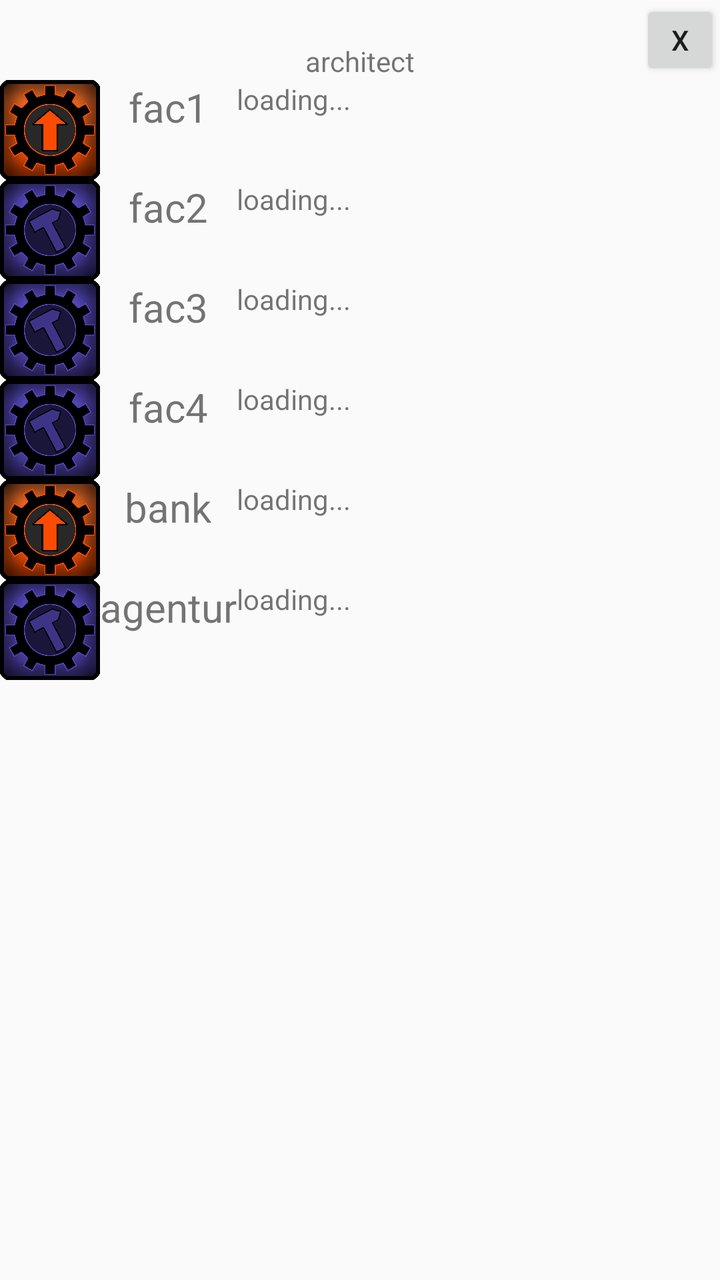
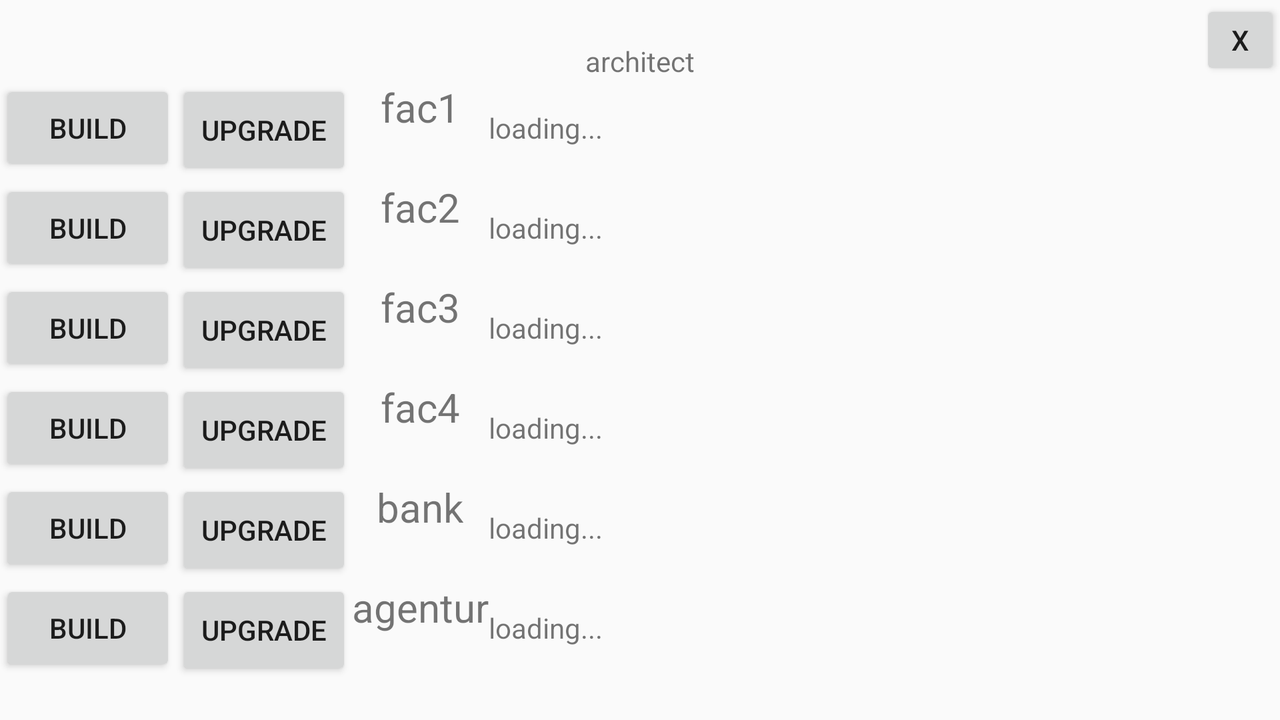

First picture: res/layout/ on a phone held upright. Second picture: the repository's own variant of that layout, on a device whose configuration matches the variant's folder. Source for both follows.
<!-- AndroidManifest.xml: application theme AppTheme -->
<!-- res/layout/bauhausdialog.xml -->
<?xml version="1.0" encoding="utf-8"?>
<RelativeLayout
    android:layout_width="match_parent"
    android:layout_height="match_parent"
    xmlns:android="http://schemas.android.com/apk/res/android"
    >




    <ScrollView

        android:orientation="vertical"
        android:layout_width="match_parent"
        android:layout_height="match_parent"
        android:layout_below="@+id/closeBauhaus">
    <TableLayout
        android:layout_width="match_parent"
        android:layout_height="match_parent"
        android:orientation="vertical">

        //Fabrik1
    <TableRow
        android:layout_width="match_parent"
        android:layout_height="match_parent">
        <Button
            android:layout_width="50dp"
            android:layout_height="50dp"
            android:id="@+id/upgradefab1"
            android:layout_gravity="right"
            android:layout_alignParentTop="true"
            android:layout_alignParentRight="true"
            android:layout_alignParentEnd="true"
            android:background="@drawable/levelupbtns" />


        <TextView
        android:layout_width="wrap_content"
        android:layout_height="50dp"
        android:text="fac1"
        android:id="@+id/leveltextfabr1"
        android:layout_gravity="center_horizontal"
        android:textAlignment="center"
        android:textSize="20dp" />

        <TextView
            android:layout_width="wrap_content"
            android:layout_height="wrap_content"
            android:text="loading..."
            android:id="@+id/upcdfab1"
            android:layout_column="5" />

    </TableRow>

        //Fabrik2
        <TableRow
            android:layout_width="match_parent"
            android:layout_height="match_parent">



            <Button
                android:layout_width="50dp"
                android:layout_height="50dp"
                android:id="@+id/upgradefab2"
                android:layout_gravity="right"
                android:layout_alignParentTop="true"
                android:layout_alignParentRight="true"
                android:layout_alignParentEnd="true"
                android:background="@drawable/buildbtns" />

            <TextView
                android:layout_width="wrap_content"
                android:layout_height="50dp"
                android:text="fac2"
                android:id="@+id/leveltextfabr2"
                android:layout_gravity="center_horizontal"
                android:textAlignment="center"
                android:textSize="20dp" />

            <TextView
                android:layout_width="wrap_content"
                android:layout_height="wrap_content"
                android:text="loading..."
                android:id="@+id/upcdfab2"
                android:layout_column="5" />

        </TableRow>

    //Fabrik 3
        <TableRow
            android:layout_width="match_parent"
            android:layout_height="match_parent">



            <Button
                android:layout_width="50dp"
                android:layout_height="50dp"
                android:id="@+id/upgradefab3"
                android:layout_gravity="right"
                android:layout_alignParentTop="true"
                android:layout_alignParentRight="true"
                android:layout_alignParentEnd="true"
                android:background="@drawable/buildbtns" />

            <TextView
                android:layout_width="wrap_content"
                android:layout_height="50dp"
                android:text="fac3"
                android:id="@+id/leveltextfabr3"
                android:layout_gravity="center_horizontal"
                android:textAlignment="center"
                android:textSize="20dp" />

            <TextView
                android:layout_width="wrap_content"
                android:layout_height="wrap_content"
                android:text="loading..."
                android:id="@+id/upcdfab3"
                android:layout_column="5" />

        </TableRow>

    //Fabrik4
        <TableRow
            android:layout_width="match_parent"
            android:layout_height="match_parent">



            <Button
                android:layout_width="50dp"
                android:layout_height="50dp"
                android:id="@+id/upgradefab4"
                android:layout_gravity="right"
                android:layout_alignParentTop="true"
                android:layout_alignParentRight="true"
                android:layout_alignParentEnd="true"
                android:background="@drawable/buildbtns" />

            <TextView
                android:layout_width="wrap_content"
                android:layout_height="50dp"
                android:text="fac4"
                android:id="@+id/leveltextfabr4"
                android:layout_gravity="center_horizontal"
                android:textAlignment="center"
                android:textSize="20dp" />

            <TextView
                android:layout_width="wrap_content"
                android:layout_height="wrap_content"
                android:text="loading..."
                android:id="@+id/upcdfab4"
                android:layout_column="5" />

        </TableRow>

        //Bank
        <TableRow
            android:layout_width="match_parent"
            android:layout_height="match_parent">



            <Button
                android:layout_width="50dp"
                android:layout_height="50dp"
                android:id="@+id/upgradeBank"
                android:layout_gravity="right"
                android:layout_alignParentTop="true"
                android:layout_alignParentRight="true"
                android:layout_alignParentEnd="true"
                android:background="@drawable/levelupbtns" />

            <TextView
                android:layout_width="wrap_content"
                android:layout_height="50dp"
                android:text="@string/bank"
                android:id="@+id/leveltextBank"
                android:layout_gravity="center_horizontal"
                android:textAlignment="center"
                android:textSize="20dp" />

            <TextView
                android:layout_width="wrap_content"
                android:layout_height="wrap_content"
                android:text="loading..."
                android:id="@+id/upcdBank"
                android:layout_column="5" />

        </TableRow>


        <TableRow
            android:layout_width="match_parent"
            android:layout_height="match_parent">



            <Button
                android:layout_width="50dp"
                android:layout_height="50dp"
                android:id="@+id/upgradeAgentur"
                android:layout_gravity="right"
                android:layout_alignParentTop="true"
                android:layout_alignParentRight="true"
                android:layout_alignParentEnd="true"
                android:background="@drawable/buildbtns" />

            <TextView
                android:layout_width="wrap_content"
                android:layout_height="50dp"
                android:text="agentur"
                android:id="@+id/leveltextAgentur"
                android:layout_gravity="center_horizontal"
                android:textAlignment="center"
                android:textSize="20dp" />

            <TextView
                android:layout_width="wrap_content"
                android:layout_height="wrap_content"
                android:text="loading..."
                android:id="@+id/upcdAgentur"
                android:layout_column="5" />

        </TableRow>

    </TableLayout>
    </ScrollView>

    <Button
        android:layout_width="40dp"
        android:layout_height="40dp"
        android:text="x"
        android:id="@+id/closeBauhaus"
        android:layout_alignParentTop="true"
        android:layout_alignParentRight="true"
        android:layout_alignParentEnd="true" />

    <TextView
        android:layout_width="wrap_content"
        android:layout_height="wrap_content"
        android:text="@string/architect"
        android:id="@+id/textView"
        android:layout_alignBottom="@+id/closeBauhaus"
        android:layout_centerHorizontal="true" />
</RelativeLayout>
<!-- resources referenced by this layout -->
<resources>
  <!-- drawable buildbtns (drawable-xxxhdpi) -->
  <?xml version="1.0" encoding="utf-8"?>
  <selector xmlns:android="http://schemas.android.com/apk/res/android">
      <item android:state_pressed="true"
          android:drawable="@mipmap/buildbtnpressed" /> 
      <item android:drawable="@mipmap/buildbtn" /> 
  </selector>
  <!-- drawable levelupbtns (drawable-xxxhdpi) -->
  <?xml version="1.0" encoding="utf-8"?>
  <selector xmlns:android="http://schemas.android.com/apk/res/android">
      <item android:state_pressed="true"
          android:drawable="@mipmap/levelupbtnpressed" /> 
      <item android:drawable="@mipmap/levelupbtn" /> 
  </selector>
  <string name="architect">architect </string>
  <string name="bank">bank </string>
  <style name="AppTheme" parent="Theme.AppCompat.Light.DarkActionBar">
          
          <item name="colorPrimary">@color/colorPrimary</item>
          <item name="colorPrimaryDark">@color/colorPrimaryDark</item>
          <item name="colorAccent">@color/colorAccent</item>
          </style>
</resources>
<!-- res/layout-land/bauhausdialog.xml (the repository's variant of the layout above) -->
<!-- drawn on the phone turned sideways -->
<?xml version="1.0" encoding="utf-8"?>
<RelativeLayout
    android:layout_width="match_parent"
    android:layout_height="match_parent"
    xmlns:android="http://schemas.android.com/apk/res/android"
    >




    <ScrollView

        android:orientation="vertical"
        android:layout_width="match_parent"
        android:layout_height="match_parent"
        android:layout_below="@+id/closeBauhaus">
    <TableLayout
        android:layout_width="match_parent"
        android:layout_height="match_parent"
        android:orientation="vertical">

        //Fabrik1
    <TableRow
        android:layout_width="match_parent"
        android:layout_height="match_parent">

        <Button
            android:layout_width="wrap_content"
            android:layout_height="wrap_content"
            android:text="build"
            android:id="@+id/buildfab1"
            android:clickable="false" />

        <Button
        android:layout_width="wrap_content"
        android:layout_height="50dp"
        android:text="UPGRADE"
        android:id="@+id/upgradefab1"
        android:layout_gravity="right"
        android:layout_alignParentTop="true"
        android:layout_alignParentRight="true"
        android:layout_alignParentEnd="true" />

    <TextView
        android:layout_width="wrap_content"
        android:layout_height="50dp"
        android:text="fac1"
        android:id="@+id/leveltextfabr1"
        android:layout_gravity="center_horizontal"
        android:textAlignment="center"
        android:textSize="20dp" />

        <TextView
            android:layout_width="wrap_content"
            android:layout_height="wrap_content"
            android:text="loading..."
            android:id="@+id/upcdfab1"
            android:layout_column="5" />

    </TableRow>

        //Fabrik2
        <TableRow
            android:layout_width="match_parent"
            android:layout_height="match_parent">

            <Button
                android:layout_width="wrap_content"
                android:layout_height="wrap_content"
                android:text="build"
                android:id="@+id/buildfab2"
                android:clickable="false" />

            <Button
                android:layout_width="wrap_content"
                android:layout_height="50dp"
                android:text="UPGRADE"
                android:id="@+id/upgradefab2"
                android:layout_gravity="right"
                android:layout_alignParentTop="true"
                android:layout_alignParentRight="true"
                android:layout_alignParentEnd="true" />

            <TextView
                android:layout_width="wrap_content"
                android:layout_height="50dp"
                android:text="fac2"
                android:id="@+id/leveltextfabr2"
                android:layout_gravity="center_horizontal"
                android:textAlignment="center"
                android:textSize="20dp" />

            <TextView
                android:layout_width="wrap_content"
                android:layout_height="wrap_content"
                android:text="loading..."
                android:id="@+id/upcdfab2"
                android:layout_column="5" />

        </TableRow>

    //Fabrik 3
        <TableRow
            android:layout_width="match_parent"
            android:layout_height="match_parent">

            <Button
                android:layout_width="wrap_content"
                android:layout_height="wrap_content"
                android:text="build"
                android:id="@+id/buildfab3"
                android:clickable="false" />

            <Button
                android:layout_width="wrap_content"
                android:layout_height="50dp"
                android:text="UPGRADE"
                android:id="@+id/upgradefab3"
                android:layout_gravity="right"
                android:layout_alignParentTop="true"
                android:layout_alignParentRight="true"
                android:layout_alignParentEnd="true" />

            <TextView
                android:layout_width="wrap_content"
                android:layout_height="50dp"
                android:text="fac3"
                android:id="@+id/leveltextfabr3"
                android:layout_gravity="center_horizontal"
                android:textAlignment="center"
                android:textSize="20dp" />

            <TextView
                android:layout_width="wrap_content"
                android:layout_height="wrap_content"
                android:text="loading..."
                android:id="@+id/upcdfab3"
                android:layout_column="5" />

        </TableRow>

    //Fabrik4
        <TableRow
            android:layout_width="match_parent"
            android:layout_height="match_parent">

            <Button
                android:layout_width="wrap_content"
                android:layout_height="wrap_content"
                android:text="build"
                android:id="@+id/buildfab4"
                android:clickable="false" />

            <Button
                android:layout_width="wrap_content"
                android:layout_height="50dp"
                android:text="UPGRADE"
                android:id="@+id/upgradefab4"
                android:layout_gravity="right"
                android:layout_alignParentTop="true"
                android:layout_alignParentRight="true"
                android:layout_alignParentEnd="true" />

            <TextView
                android:layout_width="wrap_content"
                android:layout_height="50dp"
                android:text="fac4"
                android:id="@+id/leveltextfabr4"
                android:layout_gravity="center_horizontal"
                android:textAlignment="center"
                android:textSize="20dp" />

            <TextView
                android:layout_width="wrap_content"
                android:layout_height="wrap_content"
                android:text="loading..."
                android:id="@+id/upcdfab4"
                android:layout_column="5" />

        </TableRow>

        //Bank
        <TableRow
            android:layout_width="match_parent"
            android:layout_height="match_parent">

            <Button
                android:layout_width="wrap_content"
                android:layout_height="wrap_content"
                android:text="build"
                android:id="@+id/buildBank"
                android:clickable="false" />

            <Button
                android:layout_width="wrap_content"
                android:layout_height="50dp"
                android:text="UPGRADE"
                android:id="@+id/upgradeBank"
                android:layout_gravity="right"
                android:layout_alignParentTop="true"
                android:layout_alignParentRight="true"
                android:layout_alignParentEnd="true" />

            <TextView
                android:layout_width="wrap_content"
                android:layout_height="50dp"
                android:text="@string/bank"
                android:id="@+id/leveltextBank"
                android:layout_gravity="center_horizontal"
                android:textAlignment="center"
                android:textSize="20dp" />

            <TextView
                android:layout_width="wrap_content"
                android:layout_height="wrap_content"
                android:text="loading..."
                android:id="@+id/upcdBank"
                android:layout_column="5" />

        </TableRow>


        <TableRow
            android:layout_width="match_parent"
            android:layout_height="match_parent">

            <Button
                android:layout_width="wrap_content"
                android:layout_height="wrap_content"
                android:text="build"
                android:id="@+id/buildAgentur"
                android:clickable="false" />

            <Button
                android:layout_width="wrap_content"
                android:layout_height="50dp"
                android:text="UPGRADE"
                android:id="@+id/upgradeAgentur"
                android:layout_gravity="right"
                android:layout_alignParentTop="true"
                android:layout_alignParentRight="true"
                android:layout_alignParentEnd="true" />

            <TextView
                android:layout_width="wrap_content"
                android:layout_height="50dp"
                android:text="agentur"
                android:id="@+id/leveltextAgentur"
                android:layout_gravity="center_horizontal"
                android:textAlignment="center"
                android:textSize="20dp" />

            <TextView
                android:layout_width="wrap_content"
                android:layout_height="wrap_content"
                android:text="loading..."
                android:id="@+id/upcdAgentur"
                android:layout_column="5" />

        </TableRow>

    </TableLayout>
    </ScrollView>

    <Button
        android:layout_width="40dp"
        android:layout_height="40dp"
        android:text="x"
        android:id="@+id/closeBauhaus"
        android:layout_alignParentTop="true"
        android:layout_alignParentRight="true"
        android:layout_alignParentEnd="true" />

    <TextView
        android:layout_width="wrap_content"
        android:layout_height="wrap_content"
        android:text="@string/architect"
        android:id="@+id/textView"
        android:layout_alignBottom="@+id/closeBauhaus"
        android:layout_centerHorizontal="true" />
</RelativeLayout>
<!-- resources referenced by the variant -->
<!-- as the phone turned sideways resolves them -->
<resources>
  <string name="architect">architect </string>
  <string name="bank">bank </string>
  <style name="AppTheme" parent="Theme.AppCompat.Light.DarkActionBar">
          
          <item name="colorPrimary">@color/colorPrimary</item>
          <item name="colorPrimaryDark">@color/colorPrimaryDark</item>
          <item name="colorAccent">@color/colorAccent</item>
          </style>
</resources>
